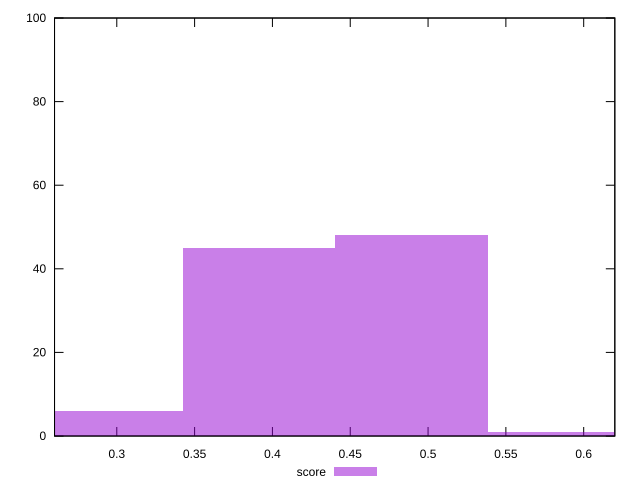

Source code (gnuplot):
reset

$score <<EOF
0.3915128887064049 45
0.5872693330596073 1
0.48939111088300613 48
0.29363466652980363 6
EOF

set key outside below
set boxwidth 0.09787822217660122
set xrange [0.26:0.62]
set yrange [0:100]
set trange [0:100]
set style fill transparent solid 0.5 noborder
set terminal svg size 640, 490 enhanced background rgb 'white'
set output "reports/report_00028_2021-02-24T12-49-42.674Z/uses-http2/samples/agenda/score/histogram.svg"

plot $score title "score" with boxes

reset
